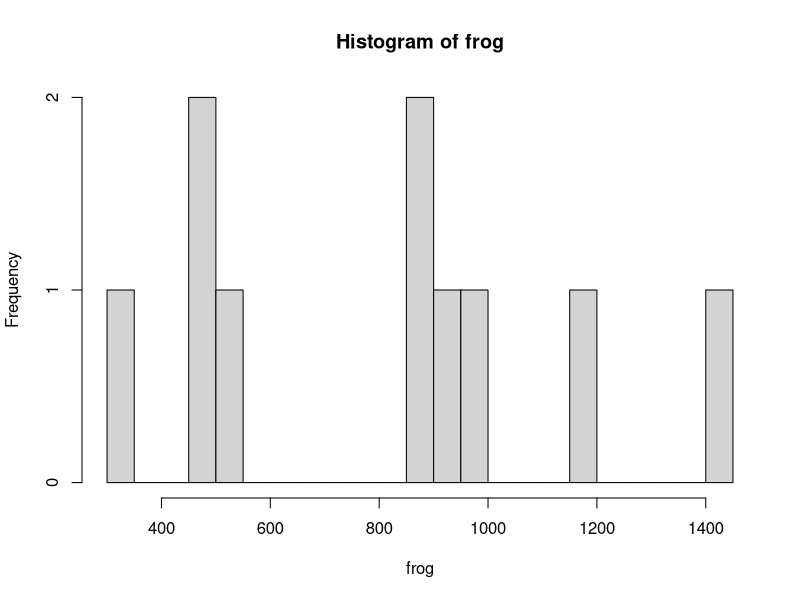
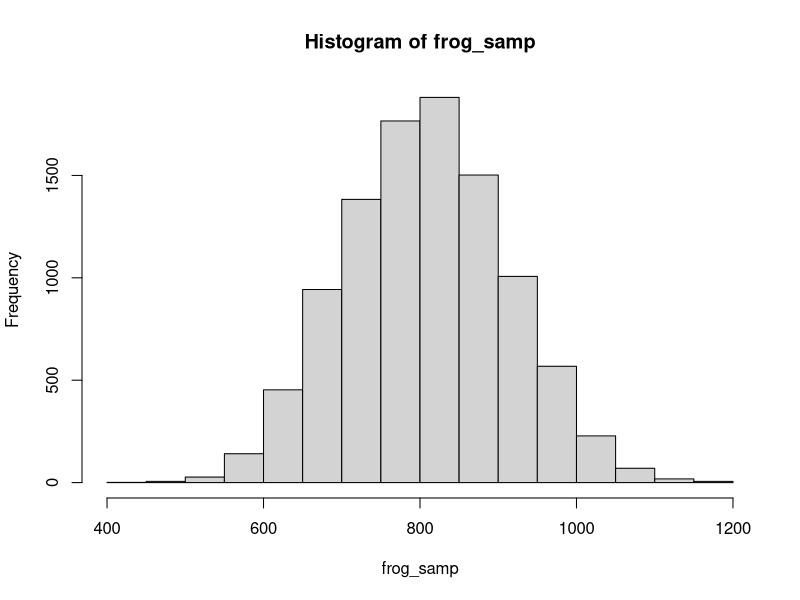
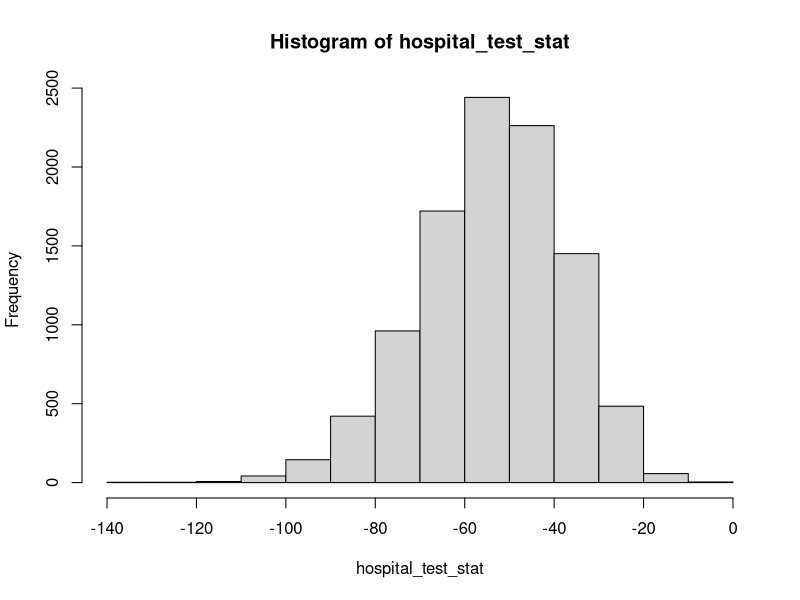
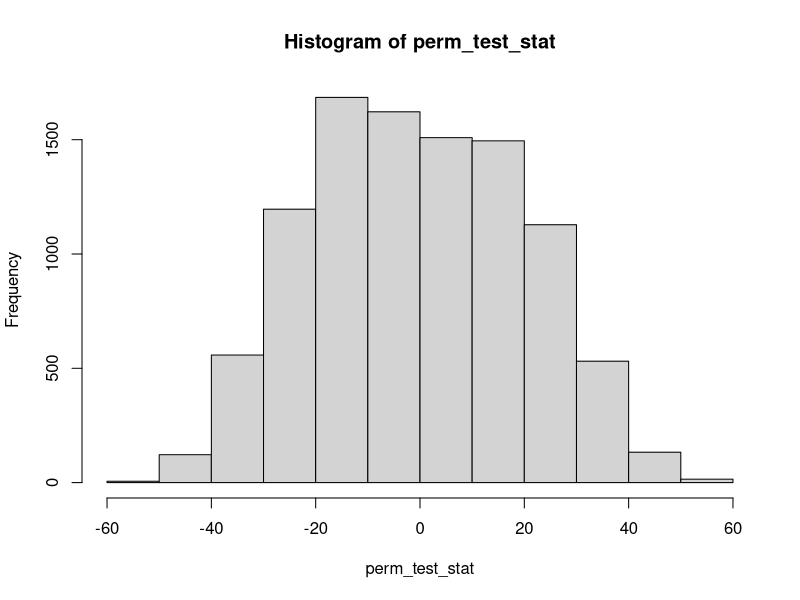
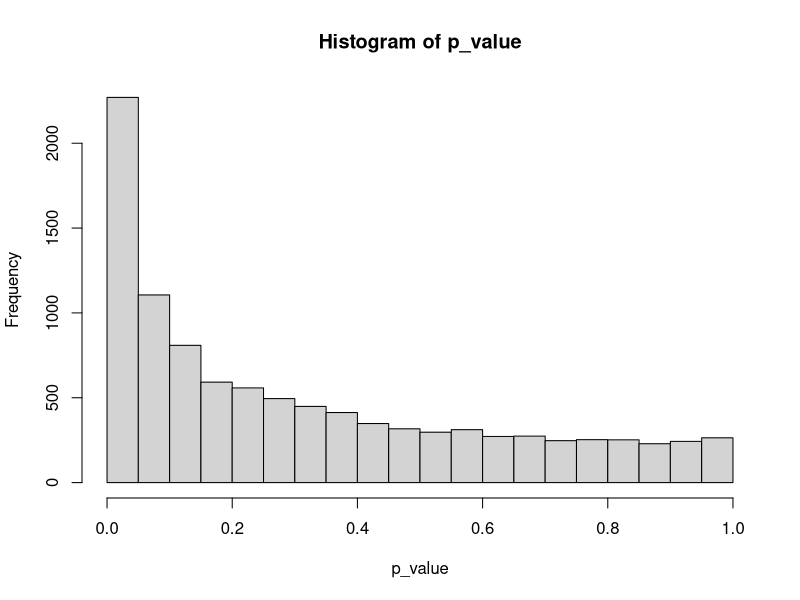

The R source for these figures, in order:
## ---- chunk 1
#enter the data
frog <- c(977.2, 1174.9, 489.8, 478.6, 346.7, 933.2, 871.0, 501.2, 1445.4, 871.0)

#calculate xbar
frog_xbar <- mean(frog)

#histogram
hist(frog, breaks=20)
## ---- chunk 2
#set seed
set.seed(139)

#draw a single resample
n_samp <- length(frog)
sample(frog, n_samp, replace=T)
## ---- chunk 3
#set parameters
nsims <- 10^4
n_samp <- length(frog)

#set seed
set.seed(139)

#run simulation
frog_samp <- rep(NA, nsims)

for (i in 1:nsims){
  
  sample <- sample(frog, n_samp, replace=T)
  frog_samp[i] <- mean(sample)
  
}

#plot sampling distributions
hist(frog_samp)
## ---- chunk 4
# inflate s_star bc we're simulating a discrete distribution
# the reality (continuous distribution) is more variable
s_star <- sqrt(n_samp/(n_samp-1))*sd(frog_samp)
t_star <- qt(0.025, n_samp-1)

c(frog_xbar + t_star*s_star, frog_xbar - t_star*s_star)
## ---- chunk 5
quantile(frog_samp, c(0.025, 0.975))
## ---- chunk 6
#enter the data
hospital_1 <- c(21, 10, 32, 60, 8, 44, 29, 5, 13, 16, 26, 33)
hospital_2 <- c(86, 27, 10, 68, 87, 76, 125, 60, 35, 73, 96, 44, 238)

#set parameters
nsims <- 10^4
hospital_1_length <- length(hospital_1)
hospital_2_length <- length(hospital_2)
hospital_test_stat <- rep(NA, nsims)

#set seed
set.seed(139)

#bootstrapping
for (i in 1:nsims){
  
  # resample
  hosp_1_samp <- sample(hospital_1, hospital_1_length, replace = T)
  hosp_2_samp <- sample(hospital_2, hospital_2_length, replace = T)
  
  # test stat
  hospital_test_stat[i] <- mean(hosp_1_samp) - mean(hosp_2_samp)
  
}

#visualize
hist(hospital_test_stat)

#confidence interval (quantile method)
quantile(hospital_test_stat, c(0.025, 0.975))
## ---- chunk 7
#set parameters
nsims <- 10^4
all <- c(hospital_1, hospital_2)
hospital_1_length <- length(hospital_1)
hospital_2_length <- length(hospital_2)
perm_test_stat <- rep(NA, nsims)

#set seed
set.seed(139)

#re-permute many times
for (i in 1:nsims){
  
  # resample
  samp <- sample(length(all), hospital_1_length, replace=F)
  hosp_1_samp <- all[samp]
  hosp_2_samp <- all[-samp]
  
  # test stat
  perm_test_stat[i] <- mean(hosp_1_samp) - mean(hosp_2_samp)
}

#visualize
hist(perm_test_stat)
## ---- chunk 8

#calculate observed statistic
obs_diff <- mean(hospital_1) - mean(hospital_2)

#calculate p-value
1- mean(obs_diff <= perm_test_stat)

## ---- chunk 9
#set parameters
nsims <- 10^4
n <- 25
level <- 0.05

#set seed
set.seed(139)

#create empty vector to store results
p_value <- rep(NA, nsims)

#simulate results
for (i in 1:nsims){
  
  samp1 <- rnorm(n, 140, 10)
  samp2 <- rnorm(n, 137, 7)
  
  p_value[i] <- t.test(samp1, samp2)$p.value
  
}

#estimate power
1 - mean(p_value > level)

#visualize
hist(p_value)

